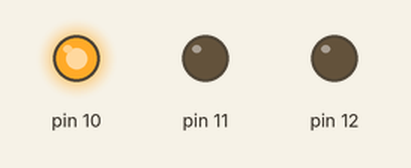
Recording of a sketch running on a simulated Arduino Uno, built with avr-gcc and run on an emulated ATmega328P. On the bench: output pins drawn as LEDs (lit = HIGH).

Above: at 0.5 s.
At 1.2 s:
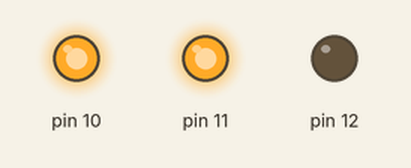
Timing chart, 0 to 3.5 s (numbered marks = the images above):
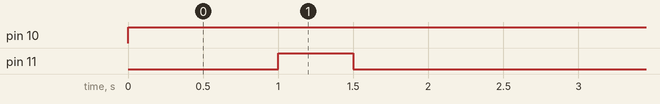

Measured:
- by itself, pin 10: LOW → HIGH at 0.00 s
- by itself, pin 11: alternates HIGH for 0.50 s and LOW for 2.5 s

The sketch:

01_LED_02.ino
```cpp
int RED_LED = 10;
int Green_LED = 11;
int Blue_LED = 12;

void setup() {
  pinMode(10, OUTPUT);
  pinMode(11, OUTPUT);
  pinMode(12, OUTPUT);
}

void loop() {
  digitalWrite(10, HIGH);
  delay(500);
  digitalWrite(10, HIGH);
  delay(500);
  digitalWrite(11, HIGH);
  delay(500);
  digitalWrite(11, LOW);
  delay(500);
  digitalWrite(12, LOW);
  delay(500);
  digitalWrite(12, LOW);
  delay(500);
}
```
